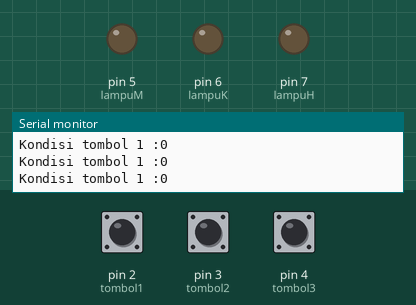
This sketch was run on a simulated Arduino Uno, built with avr-gcc and run on an emulated ATmega328P. Shown: output pins drawn as LEDs (lit = HIGH), the last lines printed to the serial monitor. Dashed ring = blinking. The test bench sets the inputs (shaded band); at power-on: pin 2 (tombol1) LOW, pin 3 (tombol2) LOW, pin 4 (tombol3) LOW.

Above: at 1.2 s.
1.3 s: pin 2 (tombol1) pulled HIGH for 1 s
At 1.58 s:
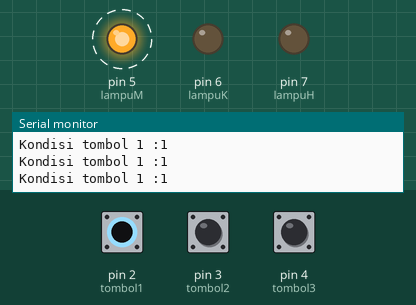
4.3 s: pin 3 (tombol2) pulled HIGH for 3.2 s
At 4.59 s:
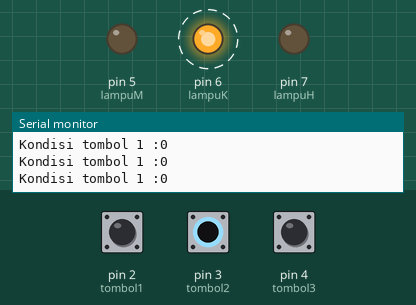
9.0 s: pin 4 (tombol3) pulled HIGH for 0.15 s
At 10.3 s:
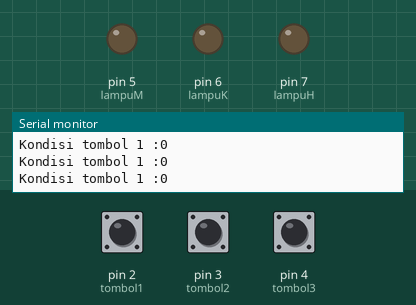
10.6 s: pin 2 (tombol1) pulled HIGH for 0.15 s
At 11.5 s:
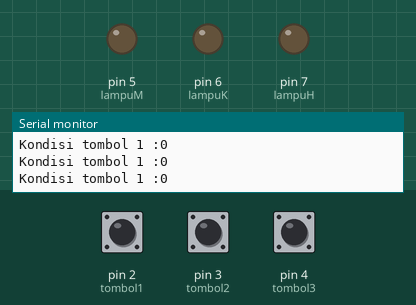
13.7 s: pin 3 (tombol2) pulled HIGH for 0.15 s
At 15.2 s:
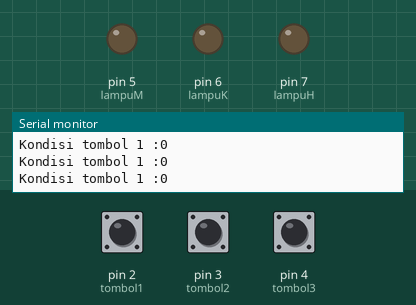
16.8 s: pin 4 (tombol3) pulled HIGH for 1 s
At 17.08 s:
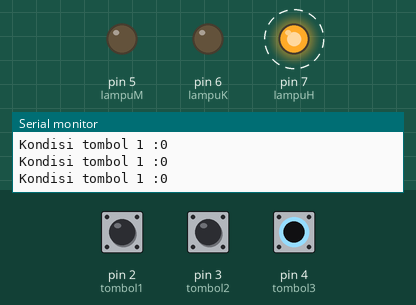
Timing chart, 0 to 19.8 s (numbered marks = the images above; inputs shaded):
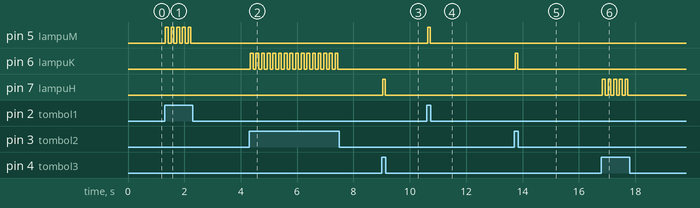

The sketch:

1._Button_Kunci.ino
```cpp
const int tombol1 = 2;
const int tombol2 = 3;
const int tombol3 = 4;
const int lampuM = 5;
const int lampuK = 6;
const int lampuH = 7;
int ledflag1 = 0;
int ledflag2 = 0;
int ledflag3 = 0;


void setup() {
  // put your setup code here, to run once:
  Serial.begin(9600);
pinMode(tombol1, INPUT);
pinMode(tombol2, INPUT);
pinMode(tombol3, INPUT);
pinMode(lampuM, OUTPUT);
pinMode(lampuK, OUTPUT);
pinMode(lampuH, OUTPUT);
}

void loop() {
  // put your main code here, to run repeatedly:
int BacaTombol1=digitalRead(tombol1);
int BacaTombol2=digitalRead(tombol2);
int BacaTombol3=digitalRead(tombol3);
Serial.println("Kondisi tombol 1 :" + String(BacaTombol1));
 if (BacaTombol1 == 1) {
  if (ledflag1==0){
    ledflag1=1;
    digitalWrite(lampuM, HIGH);
    }
  else {
    ledflag1=0;
    digitalWrite(lampuM, LOW);
    }
  delay(100);
  }

  if (BacaTombol2 == 1) {
    if (ledflag2==0){
    ledflag2=1;
    digitalWrite(lampuK, HIGH);
    }
    else {
    ledflag2=0;
    digitalWrite(lampuK, LOW);
    }
  delay(100);
  }
   if (BacaTombol3 == 1) {
  if (ledflag3==0){
    ledflag3=1;
    digitalWrite(lampuH, HIGH);
    }
  else {
    ledflag3=0;
    digitalWrite(lampuH, LOW);
    }
  delay(100);
  }


 }
```

Measured:
- after the input at 1.3 s, pin 5 (lampuM): alternates HIGH for 0.10 s and LOW for 0.10 s, 10 changes in all, then stays LOW, starting at once
- after the input at 4.3 s, pin 6 (lampuK): alternates HIGH for 0.10 s and LOW for 0.10 s, 32 changes in all, then stays LOW, starting at once
- after the input at 9.0 s, pin 7 (lampuH): LOW → HIGH at once, → LOW 0.10 s later
- after the input at 10.6 s, pin 5 (lampuM): LOW → HIGH at once, → LOW 0.10 s later
- after the input at 13.7 s, pin 6 (lampuK): LOW → HIGH at once, → LOW 0.10 s later
- after the input at 16.8 s, pin 7 (lampuH): alternates HIGH for 0.10 s and LOW for 0.10 s, 10 changes in all, then stays LOW, starting at once
